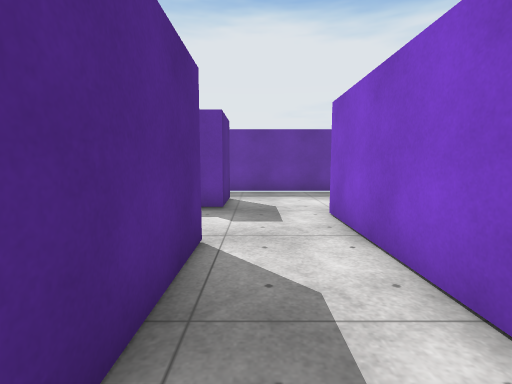
view 1 (above)

18 first-person views from a walk through a scene from a Unity 3-D project. The camera is 1.2 m above the floor, tilts 6° down and sees 85° across. The floor is counted in squares, 1 m on a side. Each view is taken from the middle of a square. On the plan, view 1 faces up. The plan holds only what a view shows up to about 13 squares ahead; the rest is blank. The player is left out. Surface patterns are stand-ins for the level's own textures.

view 2
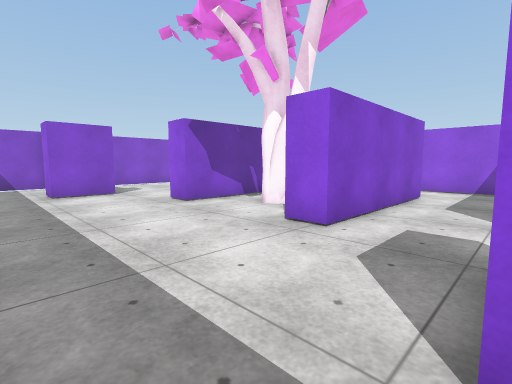

view 3
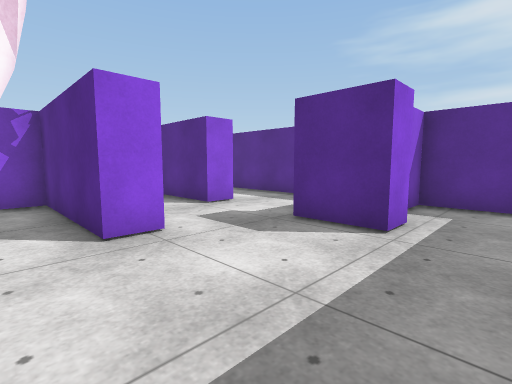

view 4
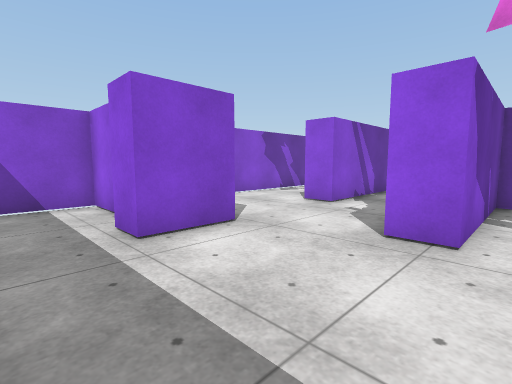

view 5
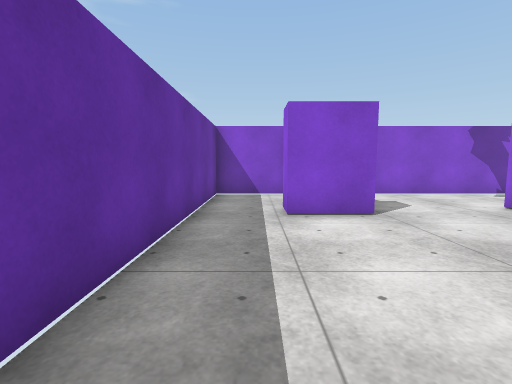

view 6
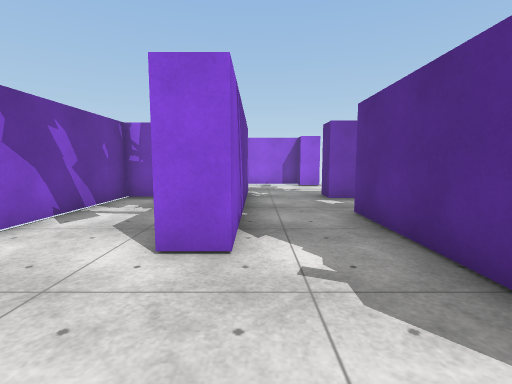

view 7
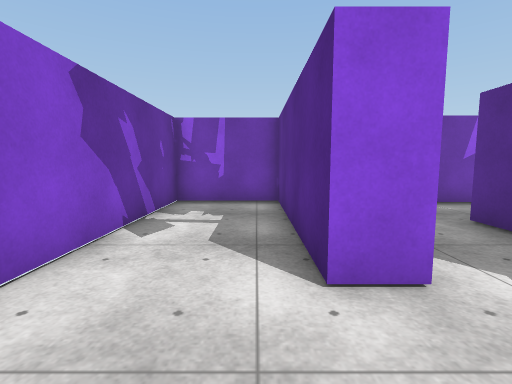

view 8
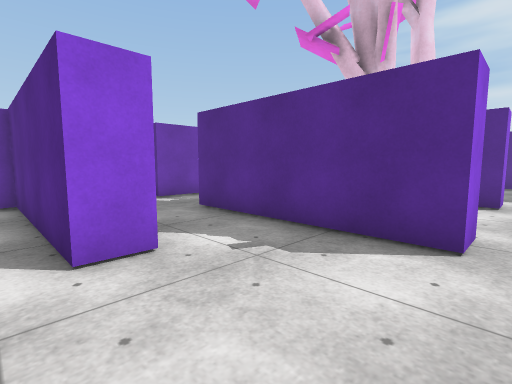

view 9
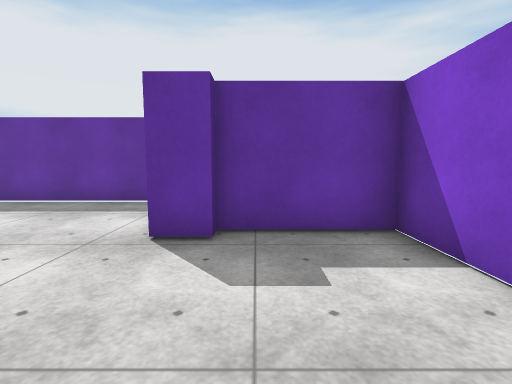

view 10
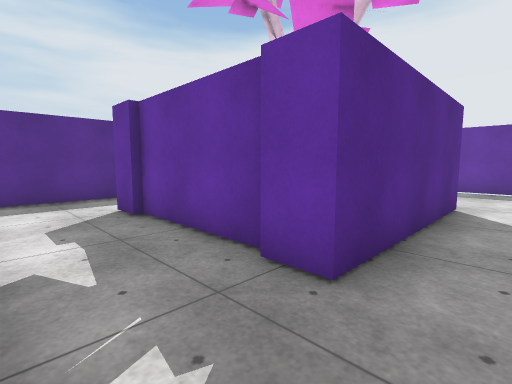

view 11
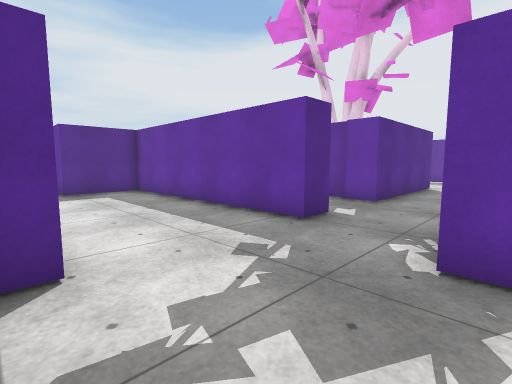

view 12
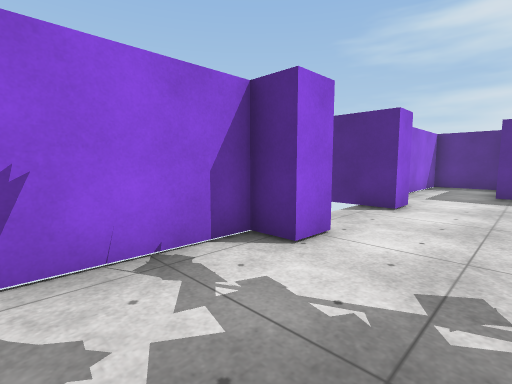

view 13
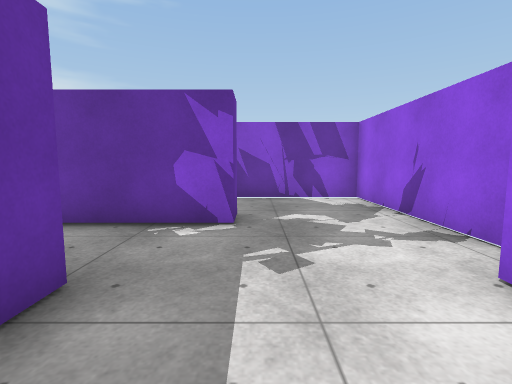

view 14
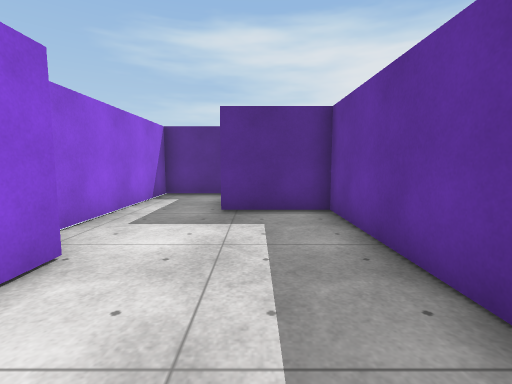

view 15
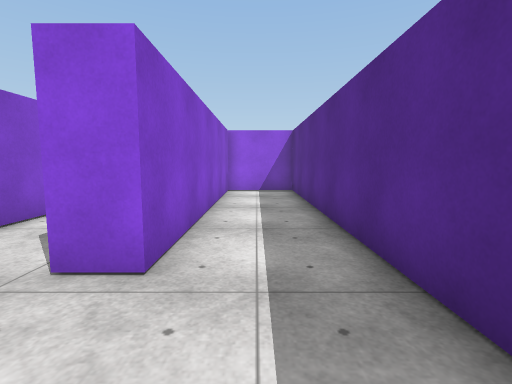

view 16
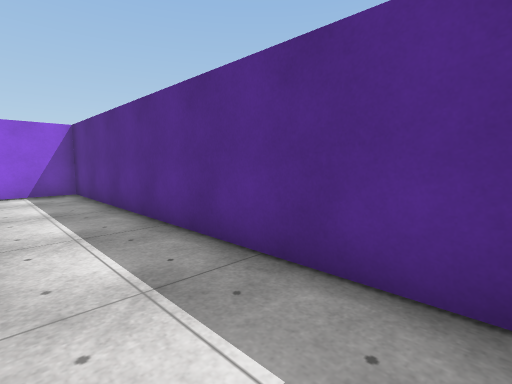

view 17
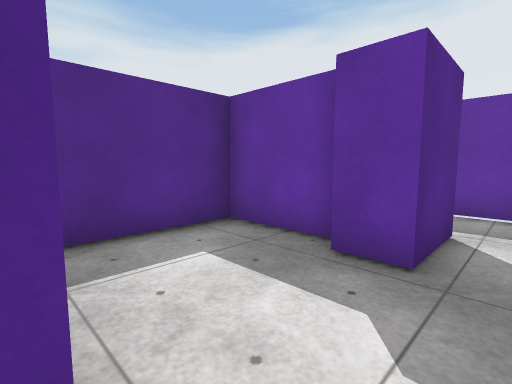

view 18
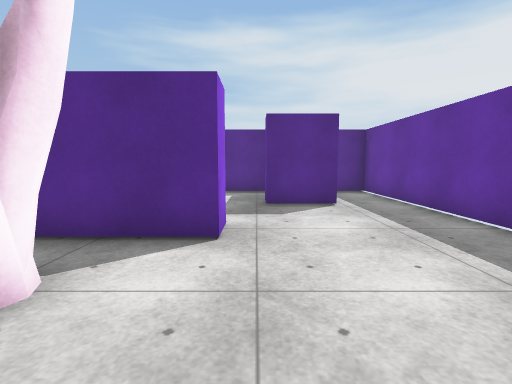

### Floor plan
Ten units are one square. View 1 is at (0, 0); x grows to the right and y downward. Boxes are objects, and circles mark ways between rooms. Rooms are numbered by the first view taken in them; rooms with no view inside come last. Other rooms are left out.
<svg viewBox="-50 -120 199 210">
<path fill="none" stroke="#000" d="M67 -64 77 -64M77 -34 77 -4 66 -4M28 -4 17 -4 17 -64 27 -64 27 -54M66 -7 26 -7M-21 -78 -45 -78 -45 49 -18 49 -18 -41 -8 -41 -8 16M56 22 77 22M-1 22 24 22M129 -88 144 -88 144 -115 -45 -115 -45 -88 -36 -88M103 16 103 -34M103 -34 113 -34 113 25 144 25 144 -78 112 -78M77 -64 77 -34M76 84 144 84 144 42M77 22 77 32 -8 32 -8 59 -18 59M112 46 103 46 103 16M-45 60 -45 84 12 84M67 -55 67 -64M67 -16 67 -46M27 -54 27 -17 38 -17"/>
<rect x="-15" y="-75" width="10" height="10" fill="#bbb"><title>block</title></rect>
<rect x="-15" y="-95" width="10" height="10" fill="#bbb"><title>block</title></rect>
<rect x="95" y="-95" width="20" height="20" fill="#bbb"><title>block</title></rect>
<rect x="25" y="75" width="10" height="10" fill="#bbb"><title>block</title></rect>
<rect x="65" y="75" width="20" height="10" fill="#bbb"><title>block</title></rect>
<rect x="65" y="-55" width="10" height="10" fill="#bbb"><title>tree</title></rect>
<rect x="35" y="-55" width="10" height="20" fill="#bbb"><title>tree</title></rect>
<circle cx="95" cy="-62" r="3" fill="#2a7"/>
<circle cx="85" cy="25" r="3" fill="#2a7"/>
<circle cx="60" cy="-60" r="3" fill="#2a7"/>
<text x="40" y="-60">1</text>
<text x="120" y="-30">2</text>
<text x="60" y="60">3</text>
<text x="60" y="-50">4</text>
<text x="40" y="-40">5</text>
</svg>
Room 1 opens to room 2. Room 1 opens to room 3. Room 1 opens to room 4.

Where each view was taken, in squares from view 1:
view 1: 0 up, 0 right, facing up
view 2: 11 up, 1 left, facing down-right
view 3: 11 up, 4 right, facing down-left
view 4: 11 up, 6 right, facing down-right
view 5: 10 up, 4 right, facing right
view 6: 7 up, 10 right, facing down
view 7: 6 up, 12 right, facing down
view 8: 7 up, 12 right, facing down-left
view 9: 3 up, 12 right, facing up
view 10: 2 down, 9 right, facing up-left
view 11: 8 down, 11 right, facing up-left
view 12: 5 down, 11 right, facing down-left
view 13: 5 down, 5 right, facing right
view 14: 5 down, 6 right, facing left
view 15: 7 up, 3 left, facing down
view 16: 7 up, 2 left, facing down-left
view 17: 4 up, 0 right, facing up-left
view 18: 7 up, 7 right, facing left
